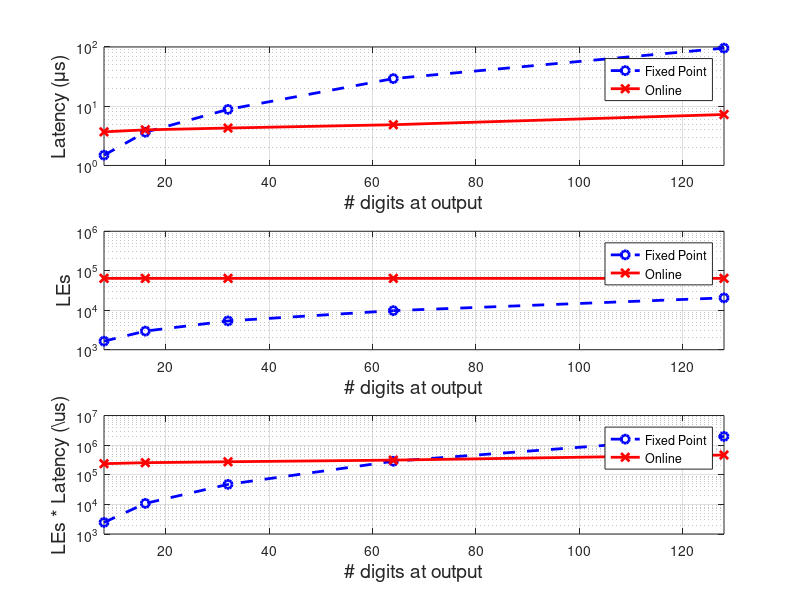

This figure's MATLAB source:
close all
num_bits = [8,16,32,64, 128];
fp_cycle = [276	508	972 2224 4400];
F_max_fp = [185 139.63	110	76 46];
LE_fp = [1648 2964 5364 9762 20574];


online_cycle = [201	217	233	265	394];
F_max_online = 54.4;
LE_online = 64122*ones(1,5);

Latency_fp = fp_cycle.*1./F_max_fp;
Latency_online = online_cycle.*1./F_max_online;
figure
%subplot(3,1,1)
%plot(num_bits,fp_cycle);
%hold on
%plot(num_bits,online_cycle);
%xlim([8,128])
%set(gca,'yscale','log');
%grid on
subplot(3,1,1)
plot(num_bits,Latency_fp,'--ob','LineWidth',2);
hold on
plot(num_bits,Latency_online,'-xr','LineWidth',2);
legend('Fixed Point', 'Online');
xlim([8,128])
xlabel('# digits at output','FontSize',14)
ylabel('Latency (\mus)','FontSize',14)
set(gca,'yscale','log');
grid on
subplot(3,1,2)
plot(num_bits,LE_fp,'--ob','LineWidth',2);
hold on
plot(num_bits,LE_online,'-xr','LineWidth',2);
xlim([8,128])
ylim([1000,1000000])
legend('Fixed Point', 'Online');
xlabel('# digits at output','FontSize',14)
ylabel('LEs','FontSize',14)
set(gca,'yscale','log');
grid on
subplot(3,1,3)
plot(num_bits,LE_fp.*Latency_fp,'--ob','LineWidth',2);
hold on
plot(num_bits,LE_online.*Latency_online,'-xr','LineWidth',2);
legend('Fixed Point', 'Online');
xlim([8,128])
ylim([10^3,10^7])
set(gca,'yscale','log');
grid on
xlabel('# digits at output','FontSize',14)
ylabel('LEs * Latency (\us)','FontSize',14)